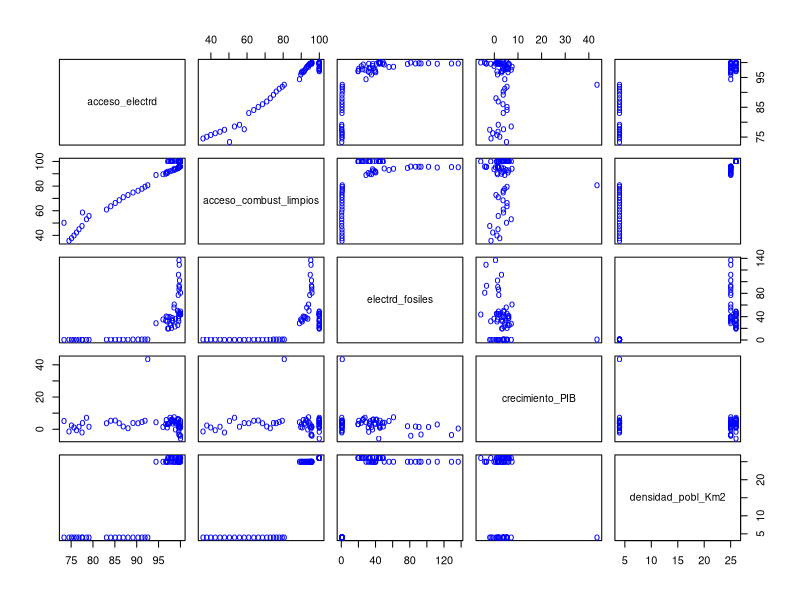
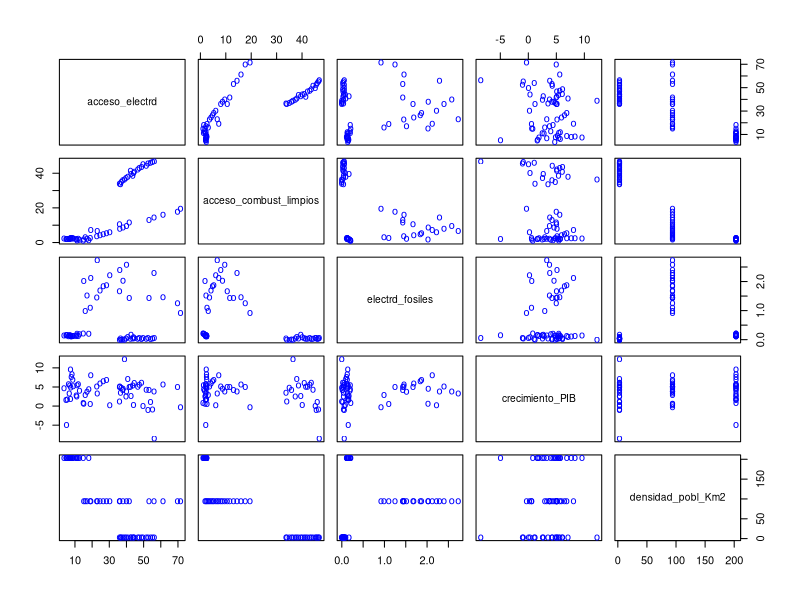
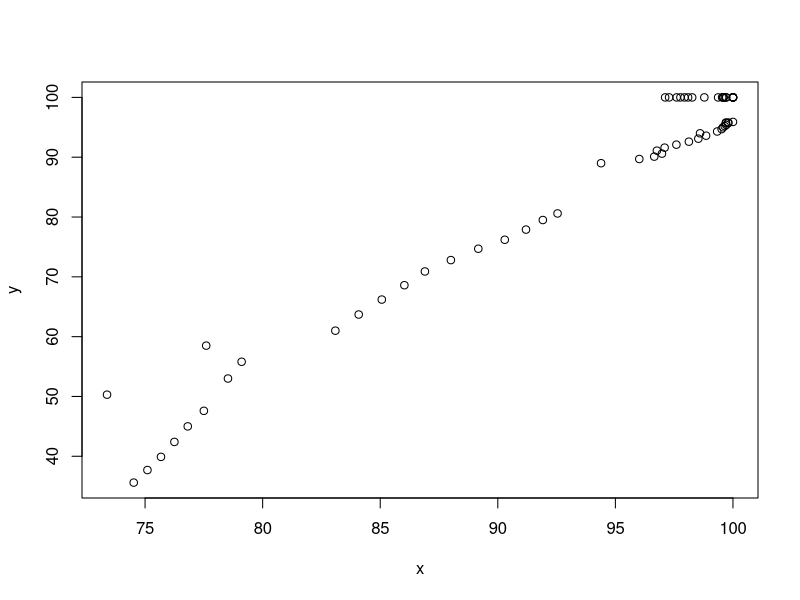
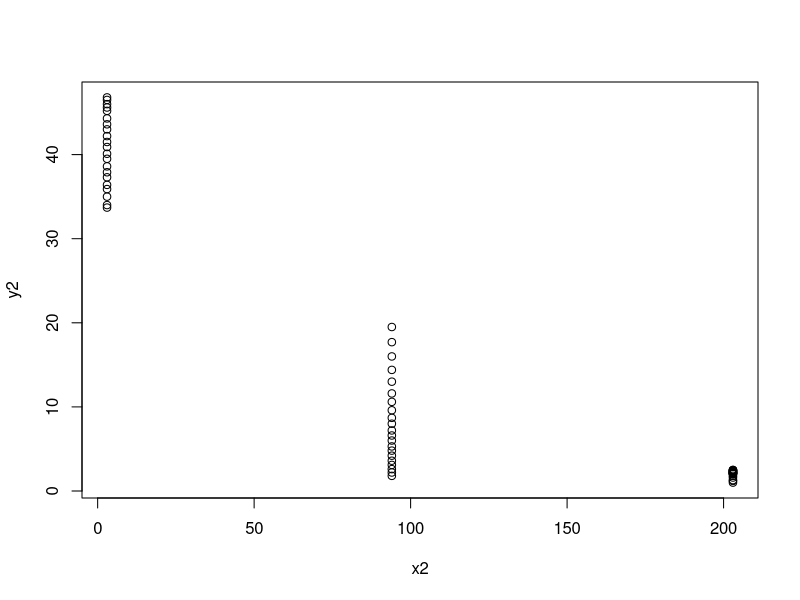
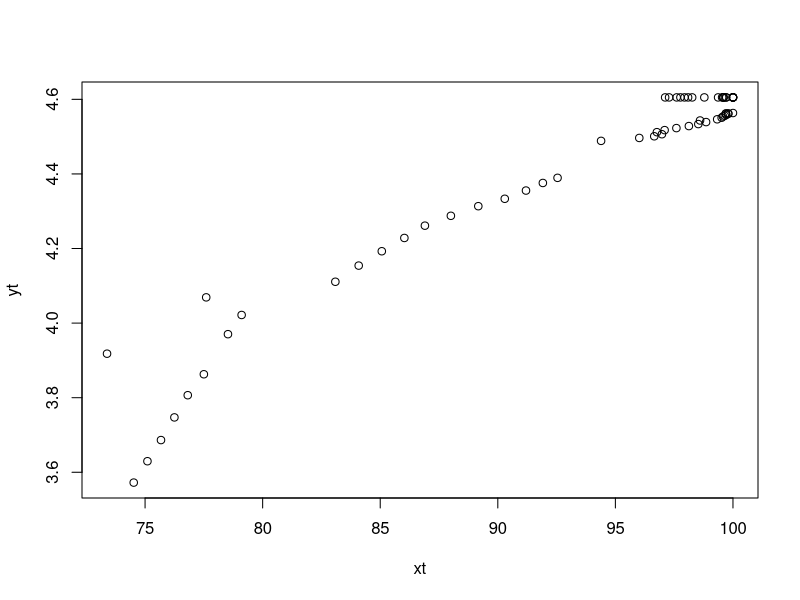
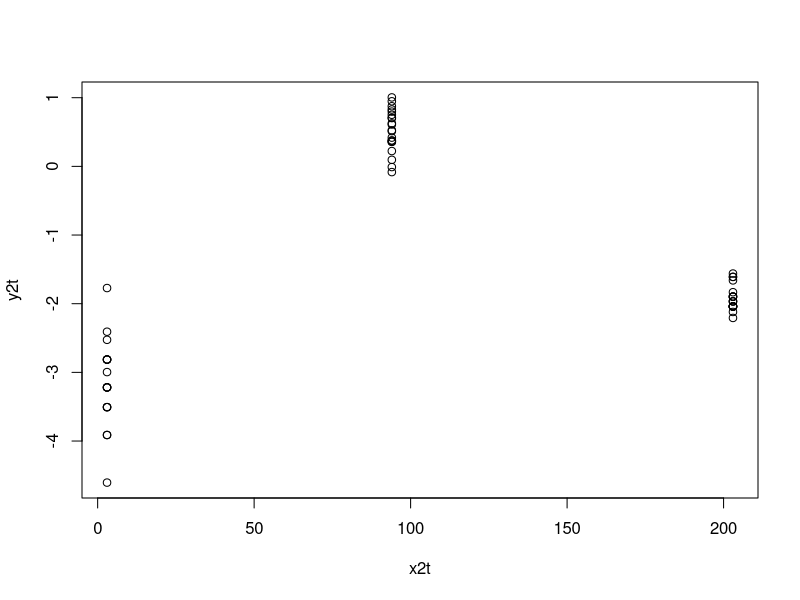
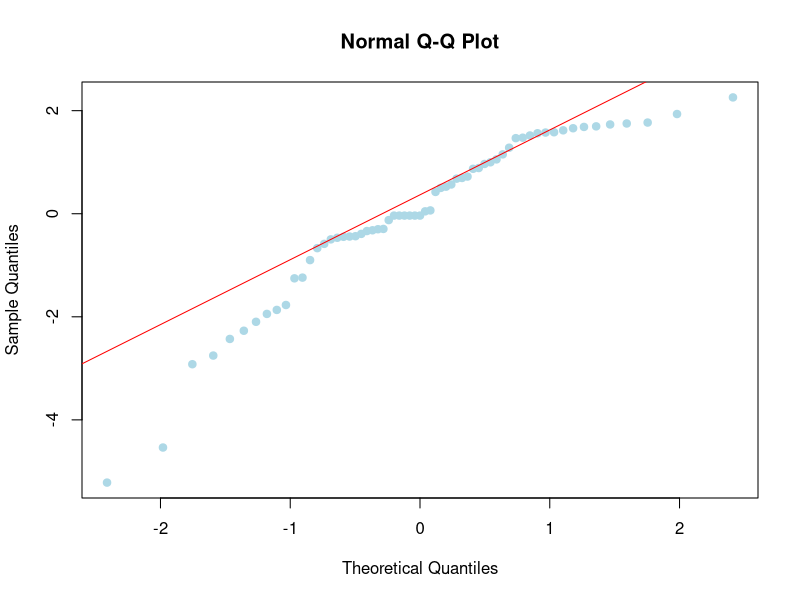
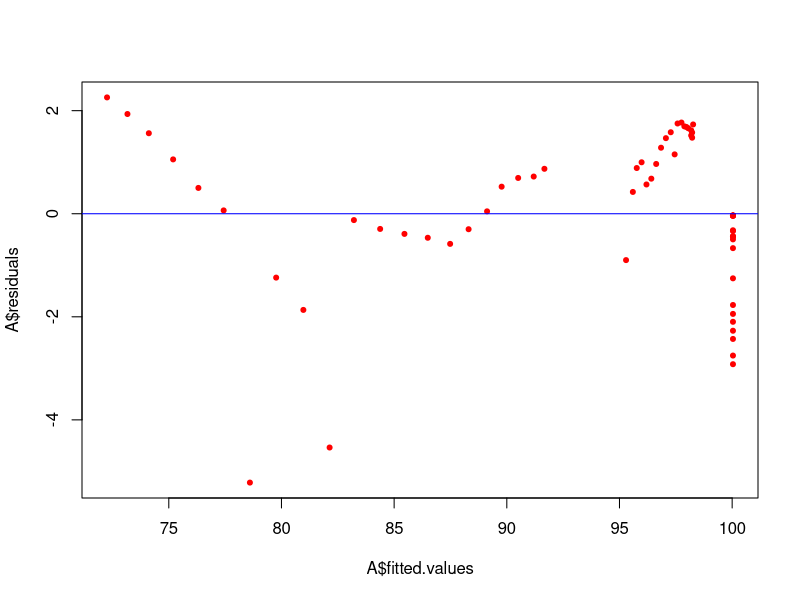

Source code (R) for these figures, in order:
## ---- chunk 1
knitr::opts_chunk$set(echo = FALSE)
## ---- chunk 2
M = read.csv("datosEt1.csv")  
head(M, n=10)  

R1 = subset(M, M$region=="Sudamerica")[-1]
R2 = subset(M, M$region=="Africa del Norte")[-1]

R1$region <- NULL
R2$region <- NULL
## ---- chunk 3
 cat("R1")
 cor(R1)
 plot(R1, col="blue",pch="o")
 
 cat(paste("acceso_electrd vs log(acceso_combust_limpios): ",cor(R1$acceso_electrd, log(R1$acceso_combust_limpios))))
 
 cat("R2")
 plot(R2, col="blue",pch="o")
 cor(R2)
 cat(paste("densidad_pobl_Km2 vs log(electrd_fosiles): ",cor(R1$acceso_electrd, log(R1$acceso_combust_limpios))))
## ---- chunk 4
x = R1$acceso_electrd
y = R1$acceso_combust_limpios

xt = R1$acceso_electrd
yt = log(R1$acceso_combust_limpios)

x2 = R2$densidad_pobl_Km2
y2 = R2$acceso_combust_limpios

x2t = R2$densidad_pobl_Km2
y2t = log(R2$electrd_fosiles)
## ---- chunk 5
A = lm(x ~ y)
summary(A)
plot(x, y)

A2 = lm(x2 ~ y2)
summary(A2)
plot(x2, y2)
## ---- chunk 6
B = lm(xt ~ yt)
summary(B)
plot(xt, yt)

x2t <- x2t[is.finite(y2t)]
y2t <- y2t[is.finite(y2t)]
B2 = lm(x2t ~ y2t)
summary(B2)
plot(x2t, y2t)
## ---- chunk 7
qqnorm(A$residuals, pch=19, col="lightblue")
qqline(A$residuals, col="red")

plot(A$fitted.values,A$residuals, col="red", pch=20)
abline(h=0,col="blue")

plot(A$residuals)
abline(h=0, col="darkblue")




qqnorm(A2$residuals, pch=19, col="lightblue")
qqline(A2$residuals, col="red")

plot(A2$fitted.values,A2$residuals, col="red", pch=20)
abline(h=0,col="blue")

plot(A2$residuals)
abline(h=0, col="darkblue")
## ---- chunk 8
hist(A$residual, freq=FALSE, col="pink", main="Histograma de residuales", xlab="residuales", ylab="frecuencia")
lines(density(A$residuals), col="darkblue", lwd=2)
m=mean(A$residuals) #media de la muestra de los residuales
ds=sd(A$residuals) #desviación estándar muestral de los residuales
x= seq(m-4*ds, m+4*ds, 0.1) # crea una secuencia de datos que estén 4 desviaciones estándar alrededor de la media y que vayan de 0.1 en 0.1
curve(dnorm(x, m, ds), add=TRUE, col="red", lwd=2)

hist(A2$residual, freq=FALSE, col="pink", main="Histograma de residuales", xlab = "residuales", ylab="frecuencia")
lines(density(A2$residuals), col="darkblue", lwd=2)
m2 = mean(A2$residuals) #media de la muestra de los residuales
ds2 = sd(A2$residuals) #desviación estándar muestral de los residuales
x = seq(m2-4*ds2, m2+4*ds2, 0.1) # crea una secuencia de datos que estén 4 desviaciones estándar alrededor de la media y que vayan de 0.1 en 0.1
curve(dnorm(x, m2, ds2), add=TRUE, col="red", lwd=2)
